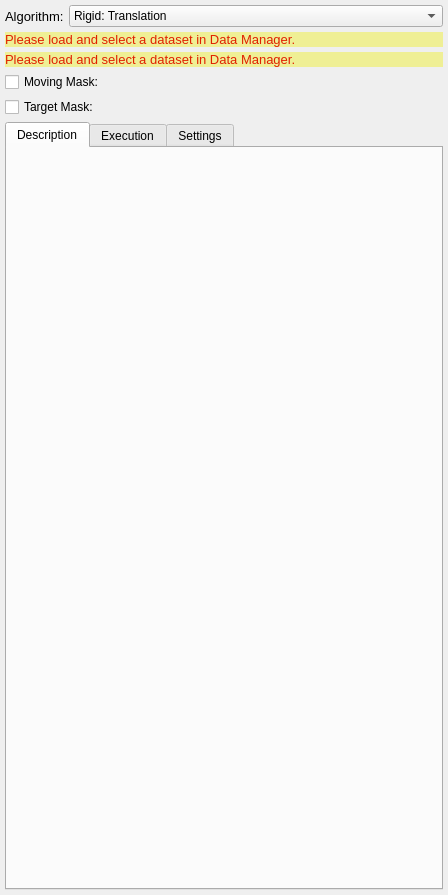
<?xml version="1.0" encoding="UTF-8"?>
<ui version="4.0">
 <class>RegistrationAlgorithmsControls</class>
 <widget class="QWidget" name="RegistrationAlgorithmsControls">
  <property name="geometry">
   <rect>
    <x>0</x>
    <y>0</y>
    <width>408</width>
    <height>895</height>
   </rect>
  </property>
  <property name="styleSheet">
   <string notr="true">QPushButton
{
    font: Roboto;
    font: bold;
    font-size: 14px;
 /*   color: #FFF;*/
    background-color: transparent;
    border: 0px;
    padding: 6px;
}
QPushButton:disabled
{
   color: #595B5C;
}

QPushButton:hover
{
    background-color:rgba(0,0,0,20%);
}
QLabel
{
    font: Roboto;
/*    font: bold;*/
    font-size: 10pt;
/*    color: #FFF; */
}

QSpinBox, QSpinBox::before
{
    background-color: transparent;
    font: Roboto;
    font: normal;
    font-size: 10pt;
    color: #FFF; 
    border:0px;
}</string>
  </property>
  <layout class="QVBoxLayout" name="verticalLayout">
   <property name="spacing">
    <number>5</number>
   </property>
   <property name="leftMargin">
    <number>5</number>
   </property>
   <property name="topMargin">
    <number>5</number>
   </property>
   <property name="rightMargin">
    <number>5</number>
   </property>
   <property name="bottomMargin">
    <number>5</number>
   </property>
   <item>
    <layout class="QHBoxLayout" name="horizontalLayout_2">
     <item>
      <widget class="QLabel" name="label_PreRegistration">
       <property name="text">
        <string>Algorithm:</string>
       </property>
      </widget>
     </item>
     <item>
      <widget class="QComboBox" name="comboBox_Algorithm">
       <property name="sizePolicy">
        <sizepolicy hsizetype="Expanding" vsizetype="Fixed">
         <horstretch>0</horstretch>
         <verstretch>0</verstretch>
        </sizepolicy>
       </property>
       <item>
        <property name="text">
         <string>Rigid: Translation</string>
        </property>
       </item>
       <item>
        <property name="text">
         <string>Rigid: Translation + Euler Angles</string>
        </property>
       </item>
       <item>
        <property name="text">
         <string>Rigid: Translation + Euler Angles (Mutual Info, Multi Resolution)</string>
        </property>
       </item>
       <item>
        <property name="text">
         <string>Rigid: Translation + Euler Angles (Mutual Info)</string>
        </property>
       </item>
       <item>
        <property name="text">
         <string>Deformable: Level Set Motion (Multi Resolution)</string>
        </property>
       </item>
       <item>
        <property name="text">
         <string>Deformable: Level Set Motion</string>
        </property>
       </item>
       <item>
        <property name="text">
         <string>Deformable: Thiron's demons (Fast, Multi Resolution)</string>
        </property>
       </item>
       <item>
        <property name="text">
         <string>Deformable: Thiron's demons (Fast)</string>
        </property>
       </item>
       <item>
        <property name="text">
         <string>Deformable: Thiron's demons (Fast, Refined)</string>
        </property>
       </item>
       <item>
        <property name="text">
         <string>Deformable: Thiron's demons</string>
        </property>
       </item>
       <item>
        <property name="text">
         <string>Affine: Translation + Rotation + Scaling + Shearing</string>
        </property>
       </item>
      </widget>
     </item>
    </layout>
   </item>
   <item>
    <layout class="QVBoxLayout" name="verticalLayout_6">
     <item>
      <widget class="QLabel" name="label_MovingImage">
       <property name="styleSheet">
        <string notr="true">color: #E02000;
background-color: #efef95;</string>
       </property>
       <property name="text">
        <string>Please load and select a dataset in Data Manager.</string>
       </property>
      </widget>
     </item>
     <item>
      <widget class="QLabel" name="label_TargetImage">
       <property name="styleSheet">
        <string notr="true">color: #E02000;
background-color: #efef95;</string>
       </property>
       <property name="text">
        <string>Please load and select a dataset in Data Manager.</string>
       </property>
      </widget>
     </item>
    </layout>
   </item>
   <item>
    <widget class="QWidget" name="groupMasks" native="true">
     <layout class="QFormLayout" name="formLayout">
      <property name="horizontalSpacing">
       <number>5</number>
      </property>
      <property name="verticalSpacing">
       <number>5</number>
      </property>
      <property name="leftMargin">
       <number>0</number>
      </property>
      <property name="topMargin">
       <number>0</number>
      </property>
      <property name="rightMargin">
       <number>0</number>
      </property>
      <property name="bottomMargin">
       <number>0</number>
      </property>
      <item row="0" column="0">
       <widget class="QCheckBox" name="checkMovingMask">
        <property name="text">
         <string>Moving Mask:</string>
        </property>
       </widget>
      </item>
      <item row="0" column="1">
       <widget class="QLabel" name="m_lbMovingMaskName">
        <property name="sizePolicy">
         <sizepolicy hsizetype="Expanding" vsizetype="Preferred">
          <horstretch>0</horstretch>
          <verstretch>0</verstretch>
         </sizepolicy>
        </property>
        <property name="palette">
         <palette>
          <active>
           <colorrole role="Text">
            <brush brushstyle="SolidPattern">
             <color alpha="255">
              <red>0</red>
              <green>170</green>
              <blue>0</blue>
             </color>
            </brush>
           </colorrole>
          </active>
          <inactive>
           <colorrole role="Text">
            <brush brushstyle="SolidPattern">
             <color alpha="255">
              <red>0</red>
              <green>170</green>
              <blue>0</blue>
             </color>
            </brush>
           </colorrole>
          </inactive>
          <disabled>
           <colorrole role="Text">
            <brush brushstyle="SolidPattern">
             <color alpha="255">
              <red>159</red>
              <green>158</green>
              <blue>158</blue>
             </color>
            </brush>
           </colorrole>
          </disabled>
         </palette>
        </property>
        <property name="font">
         <font>
          <pointsize>10</pointsize>
          <weight>50</weight>
          <italic>false</italic>
          <bold>false</bold>
         </font>
        </property>
        <property name="text">
         <string/>
        </property>
       </widget>
      </item>
      <item row="1" column="0">
       <widget class="QCheckBox" name="checkTargetMask">
        <property name="text">
         <string>Target Mask:</string>
        </property>
       </widget>
      </item>
      <item row="1" column="1">
       <widget class="QLabel" name="m_lbTargetMaskName">
        <property name="sizePolicy">
         <sizepolicy hsizetype="Expanding" vsizetype="Preferred">
          <horstretch>0</horstretch>
          <verstretch>0</verstretch>
         </sizepolicy>
        </property>
        <property name="palette">
         <palette>
          <active>
           <colorrole role="Text">
            <brush brushstyle="SolidPattern">
             <color alpha="255">
              <red>0</red>
              <green>170</green>
              <blue>0</blue>
             </color>
            </brush>
           </colorrole>
          </active>
          <inactive>
           <colorrole role="Text">
            <brush brushstyle="SolidPattern">
             <color alpha="255">
              <red>0</red>
              <green>170</green>
              <blue>0</blue>
             </color>
            </brush>
           </colorrole>
          </inactive>
          <disabled>
           <colorrole role="Text">
            <brush brushstyle="SolidPattern">
             <color alpha="255">
              <red>159</red>
              <green>158</green>
              <blue>158</blue>
             </color>
            </brush>
           </colorrole>
          </disabled>
         </palette>
        </property>
        <property name="font">
         <font>
          <pointsize>10</pointsize>
          <weight>50</weight>
          <italic>false</italic>
          <bold>false</bold>
         </font>
        </property>
        <property name="text">
         <string/>
        </property>
       </widget>
      </item>
     </layout>
    </widget>
   </item>
   <item>
    <widget class="QTabWidget" name="m_tabs">
     <property name="enabled">
      <bool>true</bool>
     </property>
     <property name="minimumSize">
      <size>
       <width>200</width>
       <height>0</height>
      </size>
     </property>
     <property name="currentIndex">
      <number>0</number>
     </property>
     <property name="documentMode">
      <bool>false</bool>
     </property>
     <property name="tabsClosable">
      <bool>false</bool>
     </property>
     <property name="movable">
      <bool>false</bool>
     </property>
     <widget class="QWidget" name="m_tabAlgorithm">
      <attribute name="title">
       <string>Description</string>
      </attribute>
      <layout class="QGridLayout" name="gridLayout_2">
       <property name="leftMargin">
        <number>5</number>
       </property>
       <property name="topMargin">
        <number>5</number>
       </property>
       <property name="rightMargin">
        <number>5</number>
       </property>
       <property name="bottomMargin">
        <number>5</number>
       </property>
       <property name="spacing">
        <number>5</number>
       </property>
       <item row="0" column="0">
        <widget class="QmitkAlgorithmProfileViewer" name="m_teAlgorithmDetails" native="true"/>
       </item>
      </layout>
     </widget>
     <widget class="QWidget" name="m_tabExecution">
      <attribute name="title">
       <string>Execution</string>
      </attribute>
      <layout class="QVBoxLayout" name="verticalLayout_2">
       <property name="spacing">
        <number>5</number>
       </property>
       <property name="leftMargin">
        <number>5</number>
       </property>
       <property name="topMargin">
        <number>5</number>
       </property>
       <property name="rightMargin">
        <number>5</number>
       </property>
       <property name="bottomMargin">
        <number>5</number>
       </property>
       <item>
        <layout class="QVBoxLayout" name="verticalLayout_5">
         <property name="spacing">
          <number>3</number>
         </property>
         <item>
          <widget class="QLabel" name="label_9">
           <property name="text">
            <string>Registration name:</string>
           </property>
          </widget>
         </item>
         <item>
          <layout class="QHBoxLayout" name="horizontalLayout_3">
           <property name="spacing">
            <number>1</number>
           </property>
           <item>
            <widget class="QLabel" name="label_Reg">
             <property name="text">
              <string>Reg_</string>
             </property>
            </widget>
           </item>
           <item>
            <widget class="QLineEdit" name="m_leRegJobName">
             <property name="toolTip">
              <string>Name of the resulting mapped image</string>
             </property>
             <property name="text">
              <string>Unnamed RegJob</string>
             </property>
            </widget>
           </item>
          </layout>
         </item>
        </layout>
       </item>
       <item>
        <widget class="QCheckBox" name="m_checkStoreReg">
         <property name="text">
          <string>Store registration</string>
         </property>
         <property name="checked">
          <bool>true</bool>
         </property>
        </widget>
       </item>
       <item>
        <widget class="QCheckBox" name="m_checkMapEntity">
         <property name="text">
          <string>Generate + Store mapped result</string>
         </property>
         <property name="checked">
          <bool>true</bool>
         </property>
        </widget>
       </item>
       <item>
        <layout class="QHBoxLayout" name="horizontalLayout_5">
         <item>
          <widget class="QPushButton" name="m_pbStartReg">
           <property name="text">
            <string>Start</string>
           </property>
          </widget>
         </item>
         <item>
          <widget class="QPushButton" name="m_pbStopReg">
           <property name="text">
            <string>Stop</string>
           </property>
          </widget>
         </item>
        </layout>
       </item>
       <item>
        <widget class="QGroupBox" name="groupBox">
         <property name="sizePolicy">
          <sizepolicy hsizetype="Preferred" vsizetype="MinimumExpanding">
           <horstretch>0</horstretch>
           <verstretch>0</verstretch>
          </sizepolicy>
         </property>
         <property name="title">
          <string>Progress</string>
         </property>
         <property name="flat">
          <bool>false</bool>
         </property>
         <layout class="QVBoxLayout" name="verticalLayout_3">
          <item>
           <widget class="QLabel" name="m_lbProgBarLevel">
            <property name="text">
             <string>Resolution level:</string>
            </property>
           </widget>
          </item>
          <item>
           <widget class="QProgressBar" name="m_progBarLevel">
            <property name="maximum">
             <number>100</number>
            </property>
            <property name="value">
             <number>24</number>
            </property>
            <property name="invertedAppearance">
             <bool>false</bool>
            </property>
            <property name="format">
             <string>%v/%m</string>
            </property>
           </widget>
          </item>
          <item>
           <widget class="QLabel" name="m_lbProgBarIteration">
            <property name="text">
             <string>Iterations:</string>
            </property>
           </widget>
          </item>
          <item>
           <widget class="QProgressBar" name="m_progBarIteration">
            <property name="maximum">
             <number>100</number>
            </property>
            <property name="value">
             <number>24</number>
            </property>
            <property name="invertedAppearance">
             <bool>false</bool>
            </property>
            <property name="format">
             <string>%p% (%v/%m)</string>
            </property>
           </widget>
          </item>
          <item>
           <widget class="QLabel" name="label_log">
            <property name="text">
             <string>Log:</string>
            </property>
           </widget>
          </item>
          <item>
           <widget class="QTextEdit" name="m_teLog">
            <property name="sizePolicy">
             <sizepolicy hsizetype="Expanding" vsizetype="Expanding">
              <horstretch>0</horstretch>
              <verstretch>0</verstretch>
             </sizepolicy>
            </property>
            <property name="font">
             <font>
              <pointsize>9</pointsize>
             </font>
            </property>
            <property name="verticalScrollBarPolicy">
             <enum>Qt::ScrollBarAlwaysOn</enum>
            </property>
            <property name="tabChangesFocus">
             <bool>true</bool>
            </property>
            <property name="lineWrapMode">
             <enum>QTextEdit::NoWrap</enum>
            </property>
            <property name="readOnly">
             <bool>true</bool>
            </property>
           </widget>
          </item>
          <item>
           <layout class="QHBoxLayout" name="horizontalLayout">
            <item>
             <widget class="QCheckBox" name="m_checkClearLog">
              <property name="text">
               <string>Clear log at startup</string>
              </property>
              <property name="checked">
               <bool>true</bool>
              </property>
             </widget>
            </item>
            <item>
             <widget class="QPushButton" name="m_pbSaveLog">
              <property name="text">
               <string>Save log to file</string>
              </property>
             </widget>
            </item>
           </layout>
          </item>
         </layout>
        </widget>
       </item>
      </layout>
     </widget>
     <widget class="QWidget" name="m_tabSettings">
      <attribute name="title">
       <string>Settings</string>
      </attribute>
      <layout class="QVBoxLayout" name="verticalLayout_4">
       <property name="spacing">
        <number>5</number>
       </property>
       <property name="leftMargin">
        <number>5</number>
       </property>
       <property name="topMargin">
        <number>5</number>
       </property>
       <property name="rightMargin">
        <number>5</number>
       </property>
       <property name="bottomMargin">
        <number>5</number>
       </property>
       <item>
        <widget class="QmitkAlgorithmSettingsConfig" name="m_AlgoConfigurator" native="true">
         <property name="sizePolicy">
          <sizepolicy hsizetype="MinimumExpanding" vsizetype="MinimumExpanding">
           <horstretch>0</horstretch>
           <verstretch>0</verstretch>
          </sizepolicy>
         </property>
         <property name="minimumSize">
          <size>
           <width>250</width>
           <height>0</height>
          </size>
         </property>
        </widget>
       </item>
      </layout>
     </widget>
    </widget>
   </item>
  </layout>
 </widget>
 <customwidgets>
  <customwidget>
   <class>QmitkAlgorithmProfileViewer</class>
   <extends>QWidget</extends>
   <header>QmitkAlgorithmProfileViewer.h</header>
  </customwidget>
  <customwidget>
   <class>QmitkAlgorithmSettingsConfig</class>
   <extends>QWidget</extends>
   <header>QmitkAlgorithmSettingsConfig.h</header>
  </customwidget>
 </customwidgets>
 <resources/>
 <connections/>
 <designerdata>
  <property name="gridDeltaX">
   <number>5</number>
  </property>
  <property name="gridDeltaY">
   <number>5</number>
  </property>
  <property name="gridSnapX">
   <bool>true</bool>
  </property>
  <property name="gridSnapY">
   <bool>true</bool>
  </property>
  <property name="gridVisible">
   <bool>true</bool>
  </property>
 </designerdata>
</ui>
